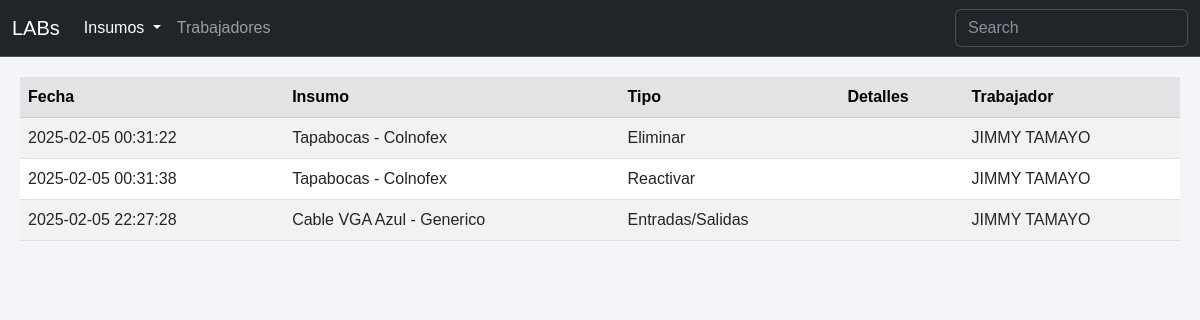
Before: /history with the older database file.
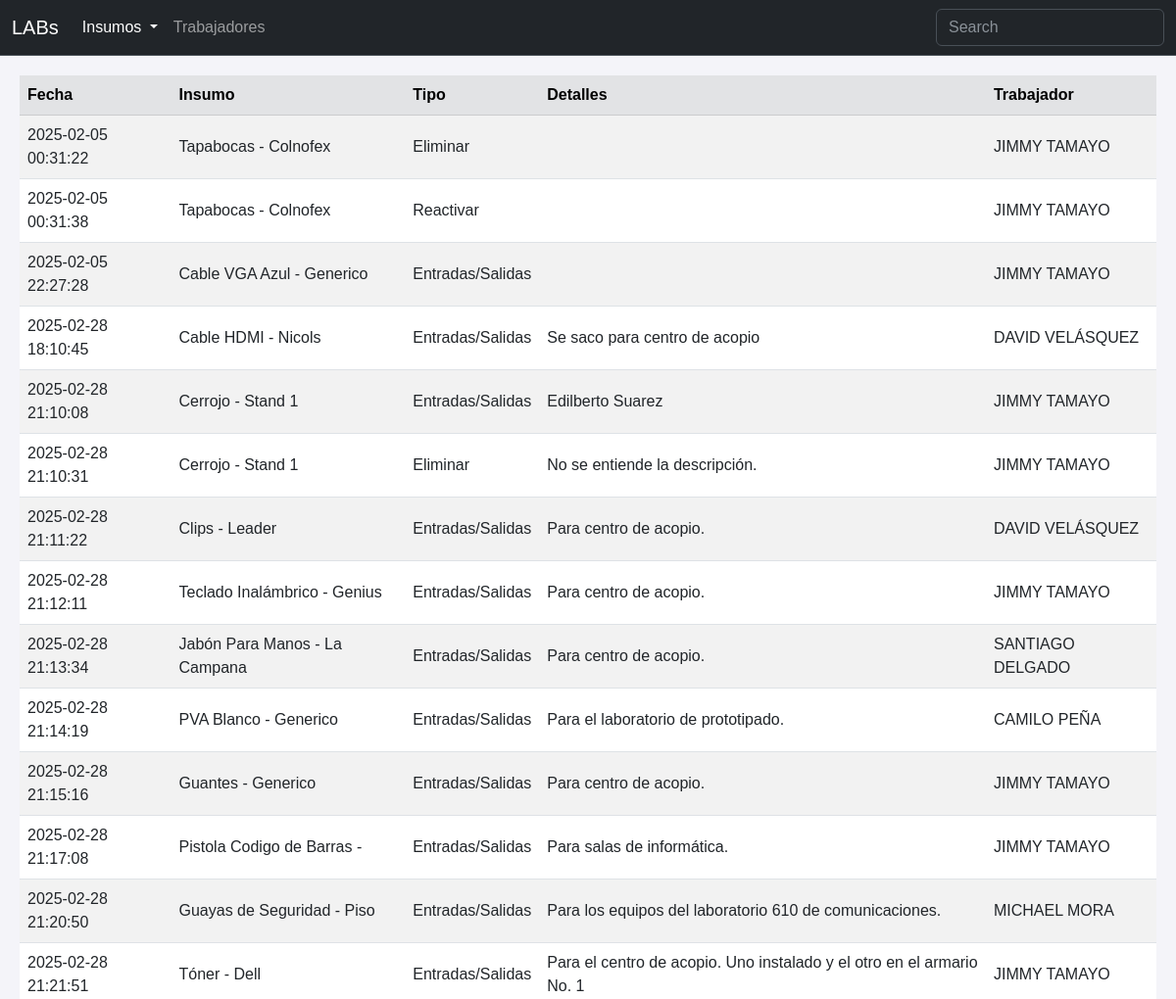
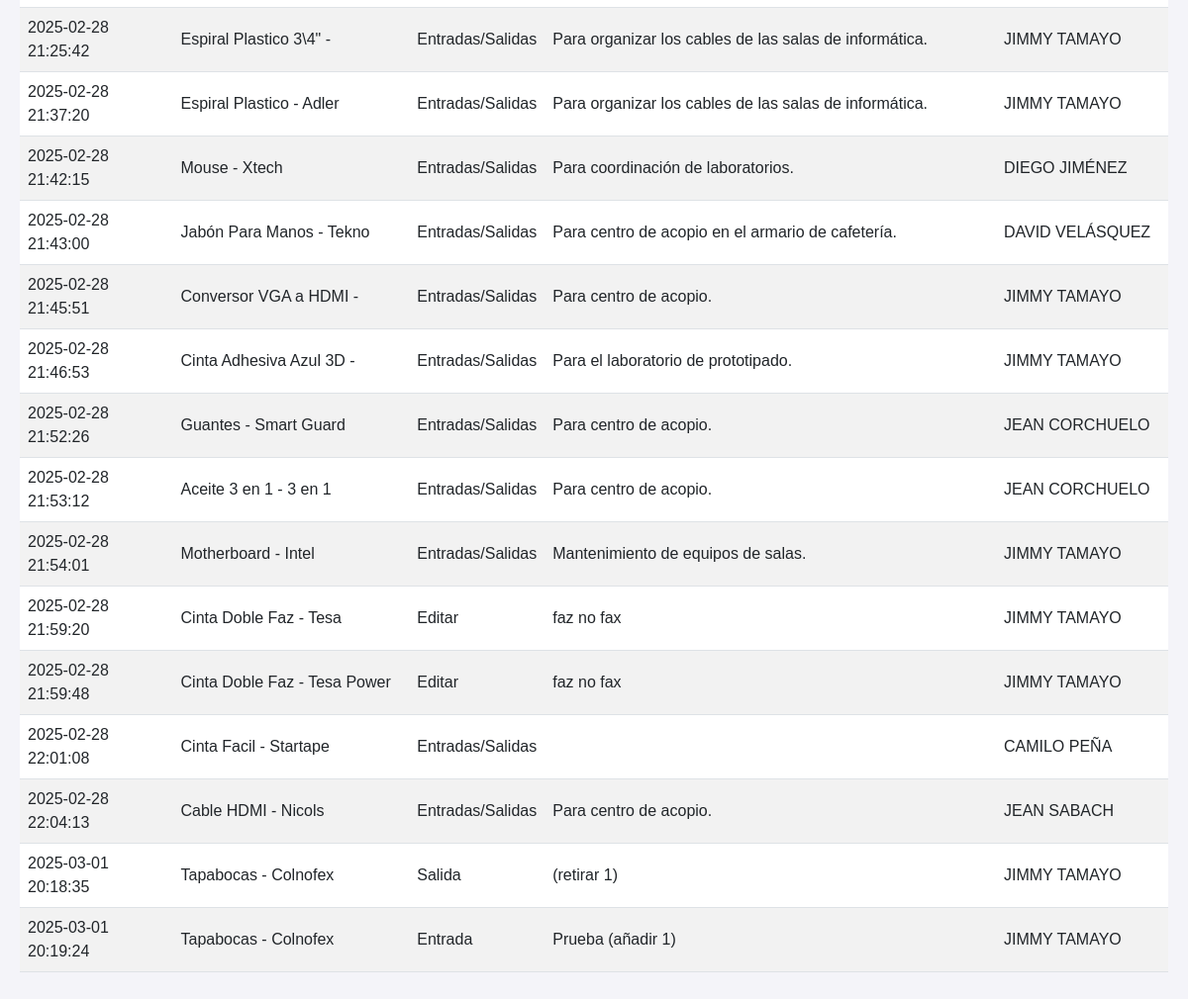
After: the same page with the newer database file (2 pictures, top to bottom).
### tables this page shows
CREATE TABLE historial (
    Historial_id INTEGER PRIMARY KEY,
    Tipo TEXT NOT NULL,
    Detalles TEXT,
    Trabajador_id INTEGER NOT NULL,
    Fecha DATETIME NOT NULL,
    Item_id INTEGER NOT NULL,
    FOREIGN KEY (Trabajador_id) REFERENCES trabajadores (Trabajador_id),
    FOREIGN KEY (Item_id) REFERENCES insumos (Item_id)
);

CREATE TABLE insumos (
    Item_id INTEGER PRIMARY KEY,
    Activo BOOL NOT NULL,
    Nombre TEXT NOT NULL,
    Detalles TEXT,
    Cantidad INTEGER NOT NULL,
    Cantidad_Inicial INTEGER NOT NULL,
    Estado_id INTEGER NOT NULL,
    Ubicacion_id INTEGER NOT NULL,
    Empaque_id INTEGER NOT NULL,
    FOREIGN KEY (Estado_id) REFERENCES estados (Estado_id),
    FOREIGN KEY (Ubicacion_id) REFERENCES ubicaciones (Ubicacion_id),
    FOREIGN KEY (Empaque_id) REFERENCES empaques (Empaque_id)
);

CREATE TABLE trabajadores (
    Trabajador_id INTEGER PRIMARY KEY,
    Activo BOOL NOT NULL,
    Nombre_Apellido TEXT NOT NULL,
    Dependencia TEXT NOT NULL,
    Cargo TEXT NOT NULL,
    Correo TEXT NOT NULL 
);

### app.py (the view)
@app.route('/history')
def history():
    conn = sqlite3.connect('inventario.db')
    cursor = conn.cursor()
    history = cursor.execute('''
    SELECT
        historial.Fecha,
        insumos.Nombre,
        historial.Tipo,
        historial.Detalles,
        trabajadores.Nombre_Apellido
    FROM historial
    INNER JOIN insumos ON historial.Item_id = insumos.Item_id
    INNER JOIN trabajadores ON historial.Trabajador_id = trabajadores.Trabajador_id;
    ''').fetchall()
    conn.close()
    column_history = ["date","name","type","details","worker"]
    history_dict = [dict(zip(column_history, row)) for row in history]
    return render_template('history.html', histories=history_dict)

### templates/history.html (shortened to what this page needs)
<!DOCTYPE html>
<html lang="es">
<head>
    <link rel="stylesheet" href="https://cdn.jsdelivr.net/npm/bootstrap-icons@1.11.3/font/bootstrap-icons.min.css">
    <link href="https://cdn.jsdelivr.net/npm/bootstrap@5.3.0/dist/css/bootstrap.min.css" rel="stylesheet">
    <link href="https://cdn.datatables.net/2.2.1/css/dataTables.dataTables.css" rel="stylesheet">
    <link rel="stylesheet" href="{{ url_for('static', filename='styles.css') }}">
</head>
<body>
    <nav class="navbar navbar-expand-sm bg-dark border-bottom border-body" data-bs-theme="dark">
        <div class="container-fluid">
            <a class="navbar-brand" href="#">LABs</a>
            <div class="collapse navbar-collapse" id="navbarNav">
                <ul class="navbar-nav">
                    <li class="nav-item dropdown">
                        <a class="nav-link dropdown-toggle active" aria-current="page" href="#" role="button" data-bs-toggle="dropdown" aria-expanded="false">
                            Insumos
                        </a>
                    </li>
                    <li class="nav-item">
                        <a class="nav-link" href="{{ url_for('workers') }}">Trabajadores</a>
                    </li>
                </ul>
                <form class="d-flex ms-auto" role="search">
                    <input class="form-control" id="searchFilter" type="search" placeholder="Search" aria-label="Search">
                </form>
            </div>
        </div>
    </nav>
    <div class="table-responsive">
        <table class="table table-striped table-hover align-middle" id="history-table">
            <thead class="table-secondary">
                <tr>
                    <th>Fecha</th>
                    <th>Insumo</th>
                    <th>Tipo</th>
                    <th>Detalles</th>
                    <th>Trabajador</th>
                </tr>
            </thead>
            <tbody>
                {% for history in histories %}
                    <tr>
                        <td>{{ history.date }}</td>
                        <td>{{ history.name }}</td>
                        <td>{{ history.type }}</td>
                        <td>{{ history.details }}</td>
                        <td>{{ history.worker }}</td>
                    </tr>
                {% endfor %}
            </tbody>
        </table>
    </div>
</body>
</html>

Changed rows visible on the page:
added historial: date "2025-02-28 18:10:45", name "Cable HDMI - Nicols", type "Entradas/Salidas", details "Se saco para centro de acopio", worker "DAVID VELÁSQUEZ"
added historial: date "2025-02-28 21:10:08", name "Cerrojo - Stand 1", type "Entradas/Salidas", details "Edilberto Suarez", worker "JIMMY TAMAYO"
added historial: date "2025-02-28 21:10:31", name "Cerrojo - Stand 1", type "Eliminar", details "No se entiende la descripción.", worker "JIMMY TAMAYO"
added historial: date "2025-02-28 21:11:22", name "Clips - Leader", type "Entradas/Salidas", details "Para centro de acopio.", worker "DAVID VELÁSQUEZ"
added historial: date "2025-02-28 21:12:11", name "Teclado Inalámbrico - Genius", type "Entradas/Salidas", details "Para centro de acopio.", worker "JIMMY TAMAYO"
added historial: date "2025-02-28 21:13:34", name "Jabón Para Manos - La Campana", type "Entradas/Salidas", details "Para centro de acopio.", worker "SANTIAGO DELGADO"
added historial: date "2025-02-28 21:14:19", name "PVA Blanco - Generico", type "Entradas/Salidas", details "Para el laboratorio de prototipado.", worker "CAMILO PEÑA"
added historial: date "2025-02-28 21:15:16", name "Guantes - Generico", type "Entradas/Salidas", details "Para centro de acopio.", worker "JIMMY TAMAYO"
added historial: date "2025-02-28 21:17:08", name "Pistola Codigo de Barras -", type "Entradas/Salidas", details "Para salas de informática.", worker "JIMMY TAMAYO"
added historial: date "2025-02-28 21:20:50", name "Guayas de Seguridad - Piso", type "Entradas/Salidas", details "Para los equipos del laboratorio 610 de comunicaciones.", worker "MICHAEL MORA"
added historial: date "2025-02-28 21:21:51", name "Tóner - Dell", type "Entradas/Salidas", details "Para el centro de acopio. Uno instalado y el otro en el armario No. 1", worker "JIMMY TAMAYO"
added historial: date "2025-02-28 21:25:42", name "Espiral Plastico 3\\4\" -", type "Entradas/Salidas", details "Para organizar los cables de las salas de informática.", worker "JIMMY TAMAYO"
added historial: date "2025-02-28 21:37:20", name "Espiral Plastico - Adler", type "Entradas/Salidas", details "Para organizar los cables de las salas de informática.", worker "JIMMY TAMAYO"
added historial: date "2025-02-28 21:42:15", name "Mouse - Xtech", type "Entradas/Salidas", details "Para coordinación de laboratorios.", worker "DIEGO JIMÉNEZ"
added historial: date "2025-02-28 21:43:00", name "Jabón Para Manos - Tekno", type "Entradas/Salidas", details "Para centro de acopio en el armario de cafetería.", worker "DAVID VELÁSQUEZ"
added historial: date "2025-02-28 21:45:51", name "Conversor VGA a HDMI -", type "Entradas/Salidas", details "Para centro de acopio.", worker "JIMMY TAMAYO"
added historial: date "2025-02-28 21:46:53", name "Cinta Adhesiva Azul 3D -", type "Entradas/Salidas", details "Para el laboratorio de prototipado.", worker "JIMMY TAMAYO"
added historial: date "2025-02-28 21:52:26", name "Guantes - Smart Guard", type "Entradas/Salidas", details "Para centro de acopio.", worker "JEAN CORCHUELO"
added historial: date "2025-02-28 21:53:12", name "Aceite 3 en 1 - 3 en 1", type "Entradas/Salidas", details "Para centro de acopio.", worker "JEAN CORCHUELO"
added historial: date "2025-02-28 21:54:01", name "Motherboard - Intel", type "Entradas/Salidas", details "Mantenimiento de equipos de salas.", worker "JIMMY TAMAYO"
added historial: date "2025-02-28 21:59:20", name "Cinta Doble Faz - Tesa", type "Editar", details "faz no fax", worker "JIMMY TAMAYO"
added historial: date "2025-02-28 21:59:48", name "Cinta Doble Faz - Tesa Power", type "Editar", details "faz no fax", worker "JIMMY TAMAYO"
added historial: date "2025-02-28 22:01:08", name "Cinta Facil - Startape", type "Entradas/Salidas", worker "CAMILO PEÑA"
added historial: date "2025-02-28 22:04:13", name "Cable HDMI - Nicols", type "Entradas/Salidas", details "Para centro de acopio.", worker "JEAN SABACH"
added historial: date "2025-03-01 20:18:35", name "Tapabocas - Colnofex", type "Salida", details "(retirar 1)", worker "JIMMY TAMAYO"
added historial: date "2025-03-01 20:19:24", name "Tapabocas - Colnofex", type "Entrada", details "Prueba (añadir 1)", worker "JIMMY TAMAYO"
